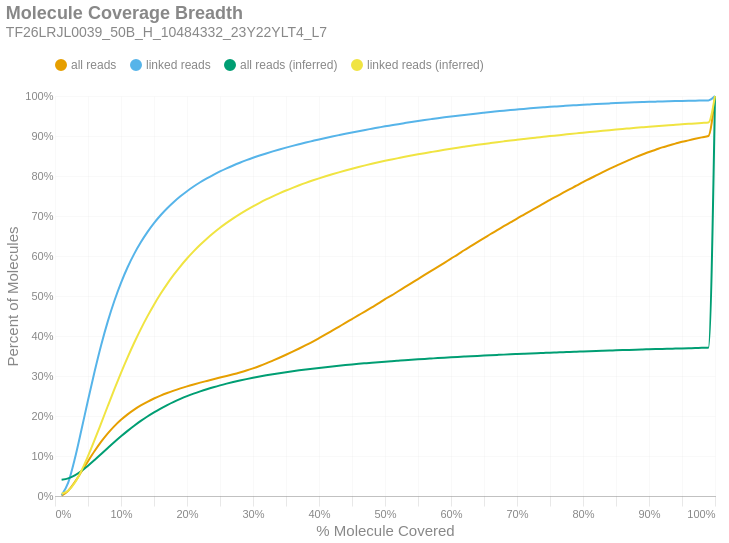

The notebook cell saved with this chart:
### Markdown cell above
### Molecule Read Coverage
This chart shows molecule coverage breadth as computed by the number of bases aligned to that molecule. In other words, "*how much of each unique long molecule is actually sequenced/aligned?*" Keep in mind there is a distinction between sequences and alignments, since some sequences belonging to a particular molecule may not align well and wouldn't appear in the alignment data. This chart also shows molecule coverage breadth as computed by the *inferred fragment* from which the aligned sequences originate. Unlike read coverage, this calculation takes into account the total insert size, including unsequenced gaps between the forward and reverse reads. Like the previous figures, these are cumulative percents.

### Code cell
if SKIPLR:
    print_html(f"Skipped")
else:
    binned_df = consolidated_hist(valids['coverage_bp'], mask, 0.01, True)
    binned_df_inf = consolidated_hist(valids['coverage_inserts'], mask, 0.01, True)
    binned_df = binned_df.with_columns(pl.lit(binned_df_inf['all reads (cumsum)']).alias('all reads (inferred)'))
    binned_df = binned_df.with_columns(pl.lit(binned_df_inf['linked reads (cumsum)']).alias('linked reads (inferred)'))
    binned_df = binned_df.with_columns(
        (pl.col('bin').cast(pl.Float64) + 0.01).alias('right_edge')
    )

    with SafeRender(binned_df):
        (
            density_plot(binned_df, 'Molecule Coverage Breadth', samplename, 'molcov', ['all reads (inferred)','linked reads (inferred)'])
            .encode(
                #x=alt.X('bin:Q', title="% Molecule Covered").axis(format = '%').scale(padding=0),
                x=alt.X('right_edge:Q', title="% Molecule Covered").axis(format='%').scale(padding=0),
                y=alt.Y('value:Q', title='Percent of Molecules')
                    .axis(format='%')
                    .stack(False)
                    .scale(domainMin=0, padding=0),
                color=alt.Color("key:N").scale(domain = ["all reads", "linked reads", "all reads (inferred)", "linked reads (inferred)"]),
                tooltip = [
                    alt.Tooltip("key:N", title = "Data Type"),
                    alt.Tooltip("range_label:N", title="% Molecule Covered"),
                    alt.Tooltip("value:Q", format = ".2%", title="% Molecules")
                ]
            )
        ).display()

### Figure 1 — Vega-Lite specification as saved in the notebook (floating-point values rounded to 4 significant figures)
{"width": "container", "height": 400, "config": {"title": {"anchor": "start", "dy": -15, "fontSize": 18, "color": "#888888", "subtitleColor": "#888888", "subtitleFontSize": 14}, "arc": {"fill": "#0072B2"}, "axis": {"domainColor": "#888888", "domainWidth": 0.5, "gridWidth": 0.2, "grid": false, "titleFontWeight": 400, "titleFontSize": 15, "labelFontSize": 11, "labelColor": "#888888", "tickColor": "#888888", "tickWidth": 0.2, "titleColor": "#888888"}, "axisBand": {"grid": false}, "axisX": {"grid": true, "tickSize": 10, "domainCap": "round"}, "axisY": {"domain": false, "grid": true, "tickSize": 0, "domainCap": "round"}, "background": "transparent", "header": {"labelFontSize": 15, "labelColor": "#888888", "titleFontSize": 15, "titleFontWeight": 600, "titleColor": "#888888"}, "legend": {"labelFont": "sans-serif", "labelFontSize": 12, "labelColor": "#888888", "symbolSize": 100, "symbolType": "circle", "titleFontSize": 12, "titlePadding": 10, "titleColor": "#888888", "title": null, "orient": "top"}, "range": {"category": ["#E69F00", "#56B4E9", "#009E73", "#F0E442", "#0072B2", "#D55E00", "#CC79A7", "#000000"], "diverging": ["#cfe8f3", "#a2d4ec", "#73bfe2", "#46abdb", "#1696d2", "#12719e"]}, "area": {"fill": "#0072B2", "fillOpacity": 0.7, "line": true, "strokeOpacity": 0.7}, "line": {"color": "#0072B2", "stroke": "#0072B2", "strokeWidth": 2}, "trail": {"color": "#0072B2", "stroke": "#0072B2", "strokeWidth": 0, "size": 1}, "point": {"filled": true, "fillOpacity": 1.0, "size": 95}, "text": {"color": "#888888", "fontSize": 11, "align": "right", "fontWeight": 400, "size": 11}, "bar": {"fill": "#0072B2", "stroke": null}, "view": {"stroke": null, "continuousWidth": 660, "continuousHeight": 400}}, "data": {"name": "data-e77332bad77362e0c2748c3d302a50d1"}, "mark": {"type": "line", "interpolate": "monotone", "point": {"opacity": 0, "size": 275}}, "encoding": {"color": {"field": "key", "scale": {"domain": ["all reads", "linked reads", "all reads (inferred)", "linked reads (inferred)"]}, "type": "nominal"}, "tooltip": [{"field": "key", "title": "Data Type", "type": "nominal"}, {"field": "range_label", "title": "% Molecule Covered", "type": "nominal"}, {"field": "value", "format": ".2%", "title": "% Molecules", "type": "quantitative"}], "x": {"axis": {"format": "%"}, "field": "right_edge", "scale": {"padding": 0}, "title": "% Molecule Covered", "type": "quantitative"}, "y": {"axis": {"format": "%"}, "field": "value", "scale": {"domainMin": 0, "padding": 0}, "stack": false, "title": "Percent of Molecules", "type": "quantitative"}}, "params": [{"name": "param_c36ac31b6afebe62", "select": {"type": "point", "fields": ["key"]}, "bind": "legend"}], "title": {"text": "Molecule Coverage Breadth", "subtitle": "TF26LRJL0039_50B_H_10484332_23Y22YLT4_L7"}, "transform": [{"fold": ["all reads (cumsum)", "linked reads (cumsum)", "all reads (inferred)", "linked reads (inferred)"]}, {"calculate": "replace(datum.key, ' (cumsum)', '')", "as": "key"}, {"filter": {"param": "param_c36ac31b6afebe62"}}], "usermeta": {"embedOptions": {"downloadFileName": "TF26LRJL0039_50B_H_10484332_23Y22YLT4_L7.molcov"}}, "$schema": "https://vega.github.io/schema/vega-lite/v6.4.1.json", "datasets": {"data-e77332bad77362e0c2748c3d302a50d1": [{"bin": "0.0", "interval": "0.0-0.01", "all reads": 0.001076, "linked reads": 0.002027, "all reads (cumsum)": 0.001076, "linked reads (cumsum)": 0.002027, "range_label": "0.0-0.01", "all reads (inferred)": 0.04072, "linked reads (inferred)": 0.0054, "right_edge": 0.01}, {"bin": "0.01", "interval": "0.01-0.02", "all reads": 0.01213, "linked reads": 0.03141, "all reads (cumsum)": 0.01321, "linked reads (cumsum)": 0.03343, "range_label": "0.01-0.02", "all reads (inferred)": 0.04401, "linked reads (inferred)": 0.01296, "right_edge": 0.02}, {"bin": "0.02", "interval": "0.02-0.03", "all reads": 0.02175, "linked reads": 0.05955, "all reads (cumsum)": 0.03496, "linked reads (cumsum)": 0.09298, "range_label": "0.02-0.03", "all reads (inferred)": 0.05158, "linked reads (inferred)": 0.03303, "right_edge": 0.03}, {"bin": "0.03", "interval": "0.03-0.04", "all reads": 0.02565, "linked reads": 0.07191, "all reads (cumsum)": 0.06061, "linked reads (cumsum)": 0.1649, "range_label": "0.03-0.04", "all reads (inferred)": 0.06251, "linked reads (inferred)": 0.06304, "right_edge": 0.04}, {"bin": "0.04", "interval": "0.04-0.05", "all reads": 0.0264, "linked reads": 0.07455, "all reads (cumsum)": 0.08701, "linked reads (cumsum)": 0.2394, "range_label": "0.04-0.05", "all reads (inferred)": 0.07569, "linked reads (inferred)": 0.09968, "right_edge": 0.05}, {"bin": "0.05", "interval": "0.05-0.06", "all reads": 0.02537, "linked reads": 0.07192, "all reads (cumsum)": 0.1124, "linked reads (cumsum)": 0.3114, "range_label": "0.05-0.06", "all reads (inferred)": 0.09004, "linked reads (inferred)": 0.14, "right_edge": 0.06}, {"bin": "0.06", "interval": "0.06-0.07", "all reads": 0.02337, "linked reads": 0.06635, "all reads (cumsum)": 0.1357, "linked reads (cumsum)": 0.3777, "range_label": "0.06-0.07", "all reads (inferred)": 0.105, "linked reads (inferred)": 0.1822, "right_edge": 0.07}, {"bin": "0.07", "interval": "0.07-0.08", "all reads": 0.02073, "linked reads": 0.0589, "all reads (cumsum)": 0.1565, "linked reads (cumsum)": 0.4366, "range_label": "0.07-0.08", "all reads (inferred)": 0.1201, "linked reads (inferred)": 0.225, "right_edge": 0.08}, {"bin": "0.08", "interval": "0.08-0.09", "all reads": 0.01816, "linked reads": 0.05154, "all reads (cumsum)": 0.1746, "linked reads (cumsum)": 0.4882, "range_label": "0.08-0.09", "all reads (inferred)": 0.1349, "linked reads (inferred)": 0.2671, "right_edge": 0.09}, {"bin": "0.09", "interval": "0.09-0.1", "all reads": 0.0158, "linked reads": 0.0448, "all reads (cumsum)": 0.1904, "linked reads (cumsum)": 0.533, "range_label": "0.09-0.1", "all reads (inferred)": 0.1492, "linked reads (inferred)": 0.3078, "right_edge": 0.1}, {"bin": "0.1", "interval": "0.1-0.11", "all reads": 0.01373, "linked reads": 0.03885, "all reads (cumsum)": 0.2042, "linked reads (cumsum)": 0.5718, "range_label": "0.1-0.11", "all reads (inferred)": 0.1628, "linked reads (inferred)": 0.3466, "right_edge": 0.11}, {"bin": "0.11", "interval": "0.11-0.12", "all reads": 0.0119, "linked reads": 0.03349, "all reads (cumsum)": 0.2161, "linked reads (cumsum)": 0.6053, "range_label": "0.11-0.12", "all reads (inferred)": 0.1757, "linked reads (inferred)": 0.3831, "right_edge": 0.12}, {"bin": "0.12", "interval": "0.12-0.13", "all reads": 0.01034, "linked reads": 0.02897, "all reads (cumsum)": 0.2264, "linked reads (cumsum)": 0.6343, "range_label": "0.12-0.13", "all reads (inferred)": 0.1877, "linked reads (inferred)": 0.4173, "right_edge": 0.13}, {"bin": "0.13", "interval": "0.13-0.14", "all reads": 0.009194, "linked reads": 0.02552, "all reads (cumsum)": 0.2356, "linked reads (cumsum)": 0.6598, "range_label": "0.13-0.14", "all reads (inferred)": 0.1988, "linked reads (inferred)": 0.4491, "right_edge": 0.14}, {"bin": "0.14", "interval": "0.14-0.15", "all reads": 0.008128, "linked reads": 0.02233, "all reads (cumsum)": 0.2437, "linked reads (cumsum)": 0.6821, "range_label": "0.14-0.15", "all reads (inferred)": 0.2091, "linked reads (inferred)": 0.4784, "right_edge": 0.15}, {"bin": "0.15", "interval": "0.15-0.16", "all reads": 0.007251, "linked reads": 0.01967, "all reads (cumsum)": 0.251, "linked reads (cumsum)": 0.7018, "range_label": "0.15-0.16", "all reads (inferred)": 0.2186, "linked reads (inferred)": 0.5055, "right_edge": 0.16}, {"bin": "0.16", "interval": "0.16-0.17", "all reads": 0.006535, "linked reads": 0.01752, "all reads (cumsum)": 0.2575, "linked reads (cumsum)": 0.7193, "range_label": "0.16-0.17", "all reads (inferred)": 0.2273, "linked reads (inferred)": 0.5304, "right_edge": 0.17}, {"bin": "0.17", "interval": "0.17-0.18", "all reads": 0.005982, "linked reads": 0.0157, "all reads (cumsum)": 0.2635, "linked reads (cumsum)": 0.735, "range_label": "0.17-0.18", "all reads (inferred)": 0.2354, "linked reads (inferred)": 0.5532, "right_edge": 0.18}, {"bin": "0.18", "interval": "0.18-0.19", "all reads": 0.005509, "linked reads": 0.01414, "all reads (cumsum)": 0.269, "linked reads (cumsum)": 0.7491, "range_label": "0.18-0.19", "all reads (inferred)": 0.2427, "linked reads (inferred)": 0.5742, "right_edge": 0.19}, {"bin": "0.19", "interval": "0.19-0.2", "all reads": 0.005148, "linked reads": 0.01291, "all reads (cumsum)": 0.2741, "linked reads (cumsum)": 0.7621, "range_label": "0.19-0.2", "all reads (inferred)": 0.2496, "linked reads (inferred)": 0.5937, "right_edge": 0.2}, {"bin": "0.2", "interval": "0.2-0.21", "all reads": 0.004743, "linked reads": 0.01164, "all reads (cumsum)": 0.2789, "linked reads (cumsum)": 0.7737, "range_label": "0.2-0.21", "all reads (inferred)": 0.2559, "linked reads (inferred)": 0.6116, "right_edge": 0.21}, {"bin": "0.21", "interval": "0.21-0.22", "all reads": 0.004502, "linked reads": 0.01065, "all reads (cumsum)": 0.2834, "linked reads (cumsum)": 0.7843, "range_label": "0.21-0.22", "all reads (inferred)": 0.2616, "linked reads (inferred)": 0.628, "right_edge": 0.22}, {"bin": "0.22", "interval": "0.22-0.23", "all reads": 0.004307, "linked reads": 0.009656, "all reads (cumsum)": 0.2877, "linked reads (cumsum)": 0.794, "range_label": "0.22-0.23", "all reads (inferred)": 0.267, "linked reads (inferred)": 0.6433, "right_edge": 0.23}, {"bin": "0.23", "interval": "0.23-0.24", "all reads": 0.004268, "linked reads": 0.009067, "all reads (cumsum)": 0.292, "linked reads (cumsum)": 0.8031, "range_label": "0.23-0.24", "all reads (inferred)": 0.272, "linked reads (inferred)": 0.6574, "right_edge": 0.24}, {"bin": "0.24", "interval": "0.24-0.25", "all reads": 0.00416, "linked reads": 0.008345, "all reads (cumsum)": 0.2961, "linked reads (cumsum)": 0.8114, "range_label": "0.24-0.25", "all reads (inferred)": 0.2766, "linked reads (inferred)": 0.6705, "right_edge": 0.25}, {"bin": "0.25", "interval": "0.25-0.26", "all reads": 0.004018, "linked reads": 0.007703, "all reads (cumsum)": 0.3001, "linked reads (cumsum)": 0.8191, "range_label": "0.25-0.26", "all reads (inferred)": 0.2809, "linked reads (inferred)": 0.6828, "right_edge": 0.26}, {"bin": "0.26", "interval": "0.26-0.27", "all reads": 0.004178, "linked reads": 0.007223, "all reads (cumsum)": 0.3043, "linked reads (cumsum)": 0.8263, "range_label": "0.26-0.27", "all reads (inferred)": 0.285, "linked reads (inferred)": 0.6942, "right_edge": 0.27}, {"bin": "0.27", "interval": "0.27-0.28", "all reads": 0.00449, "linked reads": 0.006806, "all reads (cumsum)": 0.3088, "linked reads (cumsum)": 0.8331, "range_label": "0.27-0.28", "all reads (inferred)": 0.2887, "linked reads (inferred)": 0.7048, "right_edge": 0.28}, {"bin": "0.28", "interval": "0.28-0.29", "all reads": 0.004841, "linked reads": 0.006389, "all reads (cumsum)": 0.3136, "linked reads (cumsum)": 0.8395, "range_label": "0.28-0.29", "all reads (inferred)": 0.2922, "linked reads (inferred)": 0.7148, "right_edge": 0.29}, {"bin": "0.29", "interval": "0.29-0.3", "all reads": 0.005316, "linked reads": 0.005986, "all reads (cumsum)": 0.319, "linked reads (cumsum)": 0.8455, "range_label": "0.29-0.3", "all reads (inferred)": 0.2956, "linked reads (inferred)": 0.7243, "right_edge": 0.3}, {"bin": "0.3", "interval": "0.3-0.31", "all reads": 0.005889, "linked reads": 0.005567, "all reads (cumsum)": 0.3249, "linked reads (cumsum)": 0.8511, "range_label": "0.3-0.31", "all reads (inferred)": 0.2987, "linked reads (inferred)": 0.7331, "right_edge": 0.31}, {"bin": "0.31", "interval": "0.31-0.32", "all reads": 0.006584, "linked reads": 0.005339, "all reads (cumsum)": 0.3314, "linked reads (cumsum)": 0.8564, "range_label": "0.31-0.32", "all reads (inferred)": 0.3016, "linked reads (inferred)": 0.7414, "right_edge": 0.32}, {"bin": "0.32", "interval": "0.32-0.33", "all reads": 0.007005, "linked reads": 0.005116, "all reads (cumsum)": 0.3384, "linked reads (cumsum)": 0.8615, "range_label": "0.32-0.33", "all reads (inferred)": 0.3044, "linked reads (inferred)": 0.7492, "right_edge": 0.33}, {"bin": "0.33", "interval": "0.33-0.34", "all reads": 0.007144, "linked reads": 0.004799, "all reads (cumsum)": 0.3456, "linked reads (cumsum)": 0.8663, "range_label": "0.33-0.34", "all reads (inferred)": 0.307, "linked reads (inferred)": 0.7566, "right_edge": 0.34}, {"bin": "0.34", "interval": "0.34-0.35", "all reads": 0.007462, "linked reads": 0.00457, "all reads (cumsum)": 0.353, "linked reads (cumsum)": 0.8709, "range_label": "0.34-0.35", "all reads (inferred)": 0.3095, "linked reads (inferred)": 0.7637, "right_edge": 0.35}, {"bin": "0.35", "interval": "0.35-0.36", "all reads": 0.00774, "linked reads": 0.004395, "all reads (cumsum)": 0.3608, "linked reads (cumsum)": 0.8753, "range_label": "0.35-0.36", "all reads (inferred)": 0.3119, "linked reads (inferred)": 0.7704, "right_edge": 0.36}, {"bin": "0.36", "interval": "0.36-0.37", "all reads": 0.007955, "linked reads": 0.004182, "all reads (cumsum)": 0.3687, "linked reads (cumsum)": 0.8795, "range_label": "0.36-0.37", "all reads (inferred)": 0.3141, "linked reads (inferred)": 0.7768, "right_edge": 0.37}, {"bin": "0.37", "interval": "0.37-0.38", "all reads": 0.008288, "linked reads": 0.004084, "all reads (cumsum)": 0.377, "linked reads (cumsum)": 0.8836, "range_label": "0.37-0.38", "all reads (inferred)": 0.3163, "linked reads (inferred)": 0.7829, "right_edge": 0.38}, {"bin": "0.38", "interval": "0.38-0.39", "all reads": 0.008553, "linked reads": 0.003925, "all reads (cumsum)": 0.3856, "linked reads (cumsum)": 0.8875, "range_label": "0.38-0.39", "all reads (inferred)": 0.3183, "linked reads (inferred)": 0.7886, "right_edge": 0.39}, {"bin": "0.39", "interval": "0.39-0.4", "all reads": 0.009006, "linked reads": 0.003891, "all reads (cumsum)": 0.3946, "linked reads (cumsum)": 0.8914, "range_label": "0.39-0.4", "all reads (inferred)": 0.3203, "linked reads (inferred)": 0.7941, "right_edge": 0.4}, {"bin": "0.4", "interval": "0.4-0.41", "all reads": 0.009221, "linked reads": 0.003697, "all reads (cumsum)": 0.4038, "linked reads (cumsum)": 0.8951, "range_label": "0.4-0.41", "all reads (inferred)": 0.3221, "linked reads (inferred)": 0.7993, "right_edge": 0.41}, {"bin": "0.41", "interval": "0.41-0.42", "all reads": 0.009576, "linked reads": 0.003571, "all reads (cumsum)": 0.4134, "linked reads (cumsum)": 0.8987, "range_label": "0.41-0.42", "all reads (inferred)": 0.3239, "linked reads (inferred)": 0.8043, "right_edge": 0.42}, {"bin": "0.42", "interval": "0.42-0.43", "all reads": 0.00965, "linked reads": 0.003477, "all reads (cumsum)": 0.423, "linked reads (cumsum)": 0.9021, "range_label": "0.42-0.43", "all reads (inferred)": 0.3256, "linked reads (inferred)": 0.8092, "right_edge": 0.43}, {"bin": "0.43", "interval": "0.43-0.44", "all reads": 0.009623, "linked reads": 0.003422, "all reads (cumsum)": 0.4327, "linked reads (cumsum)": 0.9056, "range_label": "0.43-0.44", "all reads (inferred)": 0.3273, "linked reads (inferred)": 0.8138, "right_edge": 0.44}, {"bin": "0.44", "interval": "0.44-0.45", "all reads": 0.00973, "linked reads": 0.003289, "all reads (cumsum)": 0.4424, "linked reads (cumsum)": 0.9088, "range_label": "0.44-0.45", "all reads (inferred)": 0.3289, "linked reads (inferred)": 0.8182, "right_edge": 0.45}, {"bin": "0.45", "interval": "0.45-0.46", "all reads": 0.009717, "linked reads": 0.003218, "all reads (cumsum)": 0.4521, "linked reads (cumsum)": 0.9121, "range_label": "0.45-0.46", "all reads (inferred)": 0.3304, "linked reads (inferred)": 0.8225, "right_edge": 0.46}, {"bin": "0.46", "interval": "0.46-0.47", "all reads": 0.009688, "linked reads": 0.003127, "all reads (cumsum)": 0.4618, "linked reads (cumsum)": 0.9152, "range_label": "0.46-0.47", "all reads (inferred)": 0.3318, "linked reads (inferred)": 0.8266, "right_edge": 0.47}, {"bin": "0.47", "interval": "0.47-0.48", "all reads": 0.009952, "linked reads": 0.002994, "all reads (cumsum)": 0.4717, "linked reads (cumsum)": 0.9182, "range_label": "0.47-0.48", "all reads (inferred)": 0.3332, "linked reads (inferred)": 0.8305, "right_edge": 0.48}, {"bin": "0.48", "interval": "0.48-0.49", "all reads": 0.009668, "linked reads": 0.003001, "all reads (cumsum)": 0.4814, "linked reads (cumsum)": 0.9212, "range_label": "0.48-0.49", "all reads (inferred)": 0.3346, "linked reads (inferred)": 0.8343, "right_edge": 0.49}, {"bin": "0.49", "interval": "0.49-0.5", "all reads": 0.01081, "linked reads": 0.002999, "all reads (cumsum)": 0.4922, "linked reads (cumsum)": 0.9242, "range_label": "0.49-0.5", "all reads (inferred)": 0.3359, "linked reads (inferred)": 0.8379, "right_edge": 0.5}, {"bin": "0.5", "interval": "0.5-0.51", "all reads": 0.009303, "linked reads": 0.0027, "all reads (cumsum)": 0.5015, "linked reads (cumsum)": 0.9269, "range_label": "0.5-0.51", "all reads (inferred)": 0.3371, "linked reads (inferred)": 0.8413, "right_edge": 0.51}, {"bin": "0.51", "interval": "0.51-0.52", "all reads": 0.0104, "linked reads": 0.002746, "all reads (cumsum)": 0.5119, "linked reads (cumsum)": 0.9296, "range_label": "0.51-0.52", "all reads (inferred)": 0.3383, "linked reads (inferred)": 0.8447, "right_edge": 0.52}, {"bin": "0.52", "interval": "0.52-0.53", "all reads": 0.01004, "linked reads": 0.002661, "all reads (cumsum)": 0.522, "linked reads (cumsum)": 0.9323, "range_label": "0.52-0.53", "all reads (inferred)": 0.3395, "linked reads (inferred)": 0.848, "right_edge": 0.53}, {"bin": "0.53", "interval": "0.53-0.54", "all reads": 0.01028, "linked reads": 0.00263, "all reads (cumsum)": 0.5322, "linked reads (cumsum)": 0.9349, "range_label": "0.53-0.54", "all reads (inferred)": 0.3406, "linked reads (inferred)": 0.8511, "right_edge": 0.54}, {"bin": "0.54", "interval": "0.54-0.55", "all reads": 0.01005, "linked reads": 0.002507, "all reads (cumsum)": 0.5423, "linked reads (cumsum)": 0.9374, "range_label": "0.54-0.55", "all reads (inferred)": 0.3417, "linked reads (inferred)": 0.8542, "right_edge": 0.55}, {"bin": "0.55", "interval": "0.55-0.56", "all reads": 0.01033, "linked reads": 0.002415, "all reads (cumsum)": 0.5526, "linked reads (cumsum)": 0.9398, "range_label": "0.55-0.56", "all reads (inferred)": 0.3427, "linked reads (inferred)": 0.8571, "right_edge": 0.56}, {"bin": "0.56", "interval": "0.56-0.57", "all reads": 0.01012, "linked reads": 0.002333, "all reads (cumsum)": 0.5627, "linked reads (cumsum)": 0.9422, "range_label": "0.56-0.57", "all reads (inferred)": 0.3438, "linked reads (inferred)": 0.8599, "right_edge": 0.57}, {"bin": "0.57", "interval": "0.57-0.58", "all reads": 0.009978, "linked reads": 0.002285, "all reads (cumsum)": 0.5727, "linked reads (cumsum)": 0.9445, "range_label": "0.57-0.58", "all reads (inferred)": 0.3448, "linked reads (inferred)": 0.8628, "right_edge": 0.58}, {"bin": "0.58", "interval": "0.58-0.59", "all reads": 0.01025, "linked reads": 0.002171, "all reads (cumsum)": 0.583, "linked reads (cumsum)": 0.9466, "range_label": "0.58-0.59", "all reads (inferred)": 0.3458, "linked reads (inferred)": 0.8655, "right_edge": 0.59}, {"bin": "0.59", "interval": "0.59-0.6", "all reads": 0.01047, "linked reads": 0.002111, "all reads (cumsum)": 0.5934, "linked reads (cumsum)": 0.9487, "range_label": "0.59-0.6", "all reads (inferred)": 0.3467, "linked reads (inferred)": 0.8681, "right_edge": 0.6}, {"bin": "0.6", "interval": "0.6-0.61", "all reads": 0.01022, "linked reads": 0.002008, "all reads (cumsum)": 0.6037, "linked reads (cumsum)": 0.9508, "range_label": "0.6-0.61", "all reads (inferred)": 0.3476, "linked reads (inferred)": 0.8706, "right_edge": 0.61}, {"bin": "0.61", "interval": "0.61-0.62", "all reads": 0.01066, "linked reads": 0.002004, "all reads (cumsum)": 0.6143, "linked reads (cumsum)": 0.9528, "range_label": "0.61-0.62", "all reads (inferred)": 0.3485, "linked reads (inferred)": 0.8731, "right_edge": 0.62}, {"bin": "0.62", "interval": "0.62-0.63", "all reads": 0.01026, "linked reads": 0.001914, "all reads (cumsum)": 0.6246, "linked reads (cumsum)": 0.9547, "range_label": "0.62-0.63", "all reads (inferred)": 0.3494, "linked reads (inferred)": 0.8756, "right_edge": 0.63}, {"bin": "0.63", "interval": "0.63-0.64", "all reads": 0.01021, "linked reads": 0.00185, "all reads (cumsum)": 0.6348, "linked reads (cumsum)": 0.9565, "range_label": "0.63-0.64", "all reads (inferred)": 0.3503, "linked reads (inferred)": 0.8779, "right_edge": 0.64}, {"bin": "0.64", "interval": "0.64-0.65", "all reads": 0.009944, "linked reads": 0.001795, "all reads (cumsum)": 0.6447, "linked reads (cumsum)": 0.9583, "range_label": "0.64-0.65", "all reads (inferred)": 0.3511, "linked reads (inferred)": 0.8802, "right_edge": 0.65}, {"bin": "0.65", "interval": "0.65-0.66", "all reads": 0.01025, "linked reads": 0.001773, "all reads (cumsum)": 0.655, "linked reads (cumsum)": 0.9601, "range_label": "0.65-0.66", "all reads (inferred)": 0.3519, "linked reads (inferred)": 0.8823, "right_edge": 0.66}, {"bin": "0.66", "interval": "0.66-0.67", "all reads": 0.009645, "linked reads": 0.001603, "all reads (cumsum)": 0.6646, "linked reads (cumsum)": 0.9617, "range_label": "0.66-0.67", "all reads (inferred)": 0.3527, "linked reads (inferred)": 0.8845, "right_edge": 0.67}, {"bin": "0.67", "interval": "0.67-0.68", "all reads": 0.009853, "linked reads": 0.001618, "all reads (cumsum)": 0.6745, "linked reads (cumsum)": 0.9633, "range_label": "0.67-0.68", "all reads (inferred)": 0.3534, "linked reads (inferred)": 0.8866, "right_edge": 0.68}, {"bin": "0.68", "interval": "0.68-0.69", "all reads": 0.009547, "linked reads": 0.001531, "all reads (cumsum)": 0.684, "linked reads (cumsum)": 0.9648, "range_label": "0.68-0.69", "all reads (inferred)": 0.3542, "linked reads (inferred)": 0.8886, "right_edge": 0.69}, {"bin": "0.69", "interval": "0.69-0.7", "all reads": 0.009676, "linked reads": 0.001447, "all reads (cumsum)": 0.6937, "linked reads (cumsum)": 0.9663, "range_label": "0.69-0.7", "all reads (inferred)": 0.3549, "linked reads (inferred)": 0.8906, "right_edge": 0.7}, {"bin": "0.7", "interval": "0.7-0.71", "all reads": 0.009286, "linked reads": 0.001445, "all reads (cumsum)": 0.703, "linked reads (cumsum)": 0.9677, "range_label": "0.7-0.71", "all reads (inferred)": 0.3556, "linked reads (inferred)": 0.8925, "right_edge": 0.71}, {"bin": "0.71", "interval": "0.71-0.72", "all reads": 0.009262, "linked reads": 0.001371, "all reads (cumsum)": 0.7122, "linked reads (cumsum)": 0.9691, "range_label": "0.71-0.72", "all reads (inferred)": 0.3563, "linked reads (inferred)": 0.8944, "right_edge": 0.72}, {"bin": "0.72", "interval": "0.72-0.73", "all reads": 0.009412, "linked reads": 0.001282, "all reads (cumsum)": 0.7217, "linked reads (cumsum)": 0.9704, "range_label": "0.72-0.73", "all reads (inferred)": 0.357, "linked reads (inferred)": 0.8962, "right_edge": 0.73}, {"bin": "0.73", "interval": "0.73-0.74", "all reads": 0.009125, "linked reads": 0.001238, "all reads (cumsum)": 0.7308, "linked reads (cumsum)": 0.9716, "range_label": "0.73-0.74", "all reads (inferred)": 0.3576, "linked reads (inferred)": 0.898, "right_edge": 0.74}, {"bin": "0.74", "interval": "0.74-0.75", "all reads": 0.009512, "linked reads": 0.001211, "all reads (cumsum)": 0.7403, "linked reads (cumsum)": 0.9728, "range_label": "0.74-0.75", "all reads (inferred)": 0.3583, "linked reads (inferred)": 0.8998, "right_edge": 0.75}, {"bin": "0.75", "interval": "0.75-0.76", "all reads": 0.008852, "linked reads": 0.001109, "all reads (cumsum)": 0.7491, "linked reads (cumsum)": 0.9739, "range_label": "0.75-0.76", "all reads (inferred)": 0.3589, "linked reads (inferred)": 0.9015, "right_edge": 0.76}, {"bin": "0.76", "interval": "0.76-0.77", "all reads": 0.008998, "linked reads": 0.001094, "all reads (cumsum)": 0.7581, "linked reads (cumsum)": 0.975, "range_label": "0.76-0.77", "all reads (inferred)": 0.3595, "linked reads (inferred)": 0.9032, "right_edge": 0.77}, {"bin": "0.77", "interval": "0.77-0.78", "all reads": 0.008842, "linked reads": 0.001084, "all reads (cumsum)": 0.767, "linked reads (cumsum)": 0.9761, "range_label": "0.77-0.78", "all reads (inferred)": 0.3601, "linked reads (inferred)": 0.9049, "right_edge": 0.78}, {"bin": "0.78", "interval": "0.78-0.79", "all reads": 0.008727, "linked reads": 0.0009776, "all reads (cumsum)": 0.7757, "linked reads (cumsum)": 0.9771, "range_label": "0.78-0.79", "all reads (inferred)": 0.3608, "linked reads (inferred)": 0.9066, "right_edge": 0.79}, {"bin": "0.79", "interval": "0.79-0.8", "all reads": 0.009135, "linked reads": 0.001039, "all reads (cumsum)": 0.7848, "linked reads (cumsum)": 0.9781, "range_label": "0.79-0.8", "all reads (inferred)": 0.3614, "linked reads (inferred)": 0.9083, "right_edge": 0.8}, {"bin": "0.8", "interval": "0.8-0.81", "all reads": 0.008252, "linked reads": 0.0008882, "all reads (cumsum)": 0.7931, "linked reads (cumsum)": 0.979, "range_label": "0.8-0.81", "all reads (inferred)": 0.362, "linked reads (inferred)": 0.9099, "right_edge": 0.81}, {"bin": "0.81", "interval": "0.81-0.82", "all reads": 0.008328, "linked reads": 0.000886, "all reads (cumsum)": 0.8014, "linked reads (cumsum)": 0.9799, "range_label": "0.81-0.82", "all reads (inferred)": 0.3626, "linked reads (inferred)": 0.9115, "right_edge": 0.82}, {"bin": "0.82", "interval": "0.82-0.83", "all reads": 0.008333, "linked reads": 0.0008296, "all reads (cumsum)": 0.8098, "linked reads (cumsum)": 0.9807, "range_label": "0.82-0.83", "all reads (inferred)": 0.3632, "linked reads (inferred)": 0.9131, "right_edge": 0.83}, {"bin": "0.83", "interval": "0.83-0.84", "all reads": 0.008018, "linked reads": 0.0007943, "all reads (cumsum)": 0.8178, "linked reads (cumsum)": 0.9815, "range_label": "0.83-0.84", "all reads (inferred)": 0.3637, "linked reads (inferred)": 0.9146, "right_edge": 0.84}, {"bin": "0.84", "interval": "0.84-0.85", "all reads": 0.007682, "linked reads": 0.000764, "all reads (cumsum)": 0.8255, "linked reads (cumsum)": 0.9823, "range_label": "0.84-0.85", "all reads (inferred)": 0.3643, "linked reads (inferred)": 0.9161, "right_edge": 0.85}, {"bin": "0.85", "interval": "0.85-0.86", "all reads": 0.00757, "linked reads": 0.0007064, "all reads (cumsum)": 0.833, "linked reads (cumsum)": 0.983, "range_label": "0.85-0.86", "all reads (inferred)": 0.3648, "linked reads (inferred)": 0.9176, "right_edge": 0.86}, {"bin": "0.86", "interval": "0.86-0.87", "all reads": 0.00712, "linked reads": 0.0006645, "all reads (cumsum)": 0.8401, "linked reads (cumsum)": 0.9837, "range_label": "0.86-0.87", "all reads (inferred)": 0.3653, "linked reads (inferred)": 0.919, "right_edge": 0.87}, {"bin": "0.87", "interval": "0.87-0.88", "all reads": 0.006961, "linked reads": 0.0006077, "all reads (cumsum)": 0.8471, "linked reads (cumsum)": 0.9843, "range_label": "0.87-0.88", "all reads (inferred)": 0.3658, "linked reads (inferred)": 0.9205, "right_edge": 0.88}, {"bin": "0.88", "interval": "0.88-0.89", "all reads": 0.006549, "linked reads": 0.0005796, "all reads (cumsum)": 0.8537, "linked reads (cumsum)": 0.9849, "range_label": "0.88-0.89", "all reads (inferred)": 0.3663, "linked reads (inferred)": 0.9219, "right_edge": 0.89}, {"bin": "0.89", "interval": "0.89-0.9", "all reads": 0.00634, "linked reads": 0.0005553, "all reads (cumsum)": 0.86, "linked reads (cumsum)": 0.9854, "range_label": "0.89-0.9", "all reads (inferred)": 0.3668, "linked reads (inferred)": 0.9232, "right_edge": 0.9}, {"bin": "0.9", "interval": "0.9-0.91", "all reads": 0.005566, "linked reads": 0.0005195, "all reads (cumsum)": 0.8656, "linked reads (cumsum)": 0.9859, "range_label": "0.9-0.91", "all reads (inferred)": 0.3673, "linked reads (inferred)": 0.9245, "right_edge": 0.91}, {"bin": "0.91", "interval": "0.91-0.92", "all reads": 0.005936, "linked reads": 0.0005062, "all reads (cumsum)": 0.8715, "linked reads (cumsum)": 0.9864, "range_label": "0.91-0.92", "all reads (inferred)": 0.3678, "linked reads (inferred)": 0.9258, "right_edge": 0.92}, {"bin": "0.92", "interval": "0.92-0.93", "all reads": 0.004647, "linked reads": 0.0004479, "all reads (cumsum)": 0.8761, "linked reads (cumsum)": 0.9869, "range_label": "0.92-0.93", "all reads (inferred)": 0.3682, "linked reads (inferred)": 0.927, "right_edge": 0.93}, {"bin": "0.93", "interval": "0.93-0.94", "all reads": 0.004701, "linked reads": 0.000409, "all reads (cumsum)": 0.8808, "linked reads (cumsum)": 0.9873, "range_label": "0.93-0.94", "all reads (inferred)": 0.3686, "linked reads (inferred)": 0.9281, "right_edge": 0.94}, {"bin": "0.94", "interval": "0.94-0.95", "all reads": 0.004657, "linked reads": 0.0003935, "all reads (cumsum)": 0.8855, "linked reads (cumsum)": 0.9877, "range_label": "0.94-0.95", "all reads (inferred)": 0.369, "linked reads (inferred)": 0.9292, "right_edge": 0.95}, {"bin": "0.95", "interval": "0.95-0.96", "all reads": 0.003606, "linked reads": 0.0003494, "all reads (cumsum)": 0.8891, "linked reads (cumsum)": 0.988, "range_label": "0.95-0.96", "all reads (inferred)": 0.3695, "linked reads (inferred)": 0.9304, "right_edge": 0.96}, {"bin": "0.96", "interval": "0.96-0.97", "all reads": 0.003845, "linked reads": 0.0003447, "all reads (cumsum)": 0.893, "linked reads (cumsum)": 0.9884, "range_label": "0.96-0.97", "all reads (inferred)": 0.3699, "linked reads (inferred)": 0.9315, "right_edge": 0.97}, {"bin": "0.97", "interval": "0.97-0.98", "all reads": 0.003627, "linked reads": 0.0003139, "all reads (cumsum)": 0.8966, "linked reads (cumsum)": 0.9887, "range_label": "0.97-0.98", "all reads (inferred)": 0.3703, "linked reads (inferred)": 0.9326, "right_edge": 0.98}, {"bin": "0.98", "interval": "0.98-0.99", "all reads": 0.003459, "linked reads": 0.0003078, "all reads (cumsum)": 0.9, "linked reads (cumsum)": 0.989, "range_label": "0.98-0.99", "all reads (inferred)": 0.3708, "linked reads (inferred)": 0.9338, "right_edge": 0.99}, {"bin": "0.99", "interval": "0.99-1.0", "all reads": 0.09996, "linked reads": 0.011, "all reads (cumsum)": 1.0, "linked reads (cumsum)": 1.0, "range_label": "0.99-1.0", "all reads (inferred)": 1.0, "linked reads (inferred)": 1.0, "right_edge": 1.0}]}}
